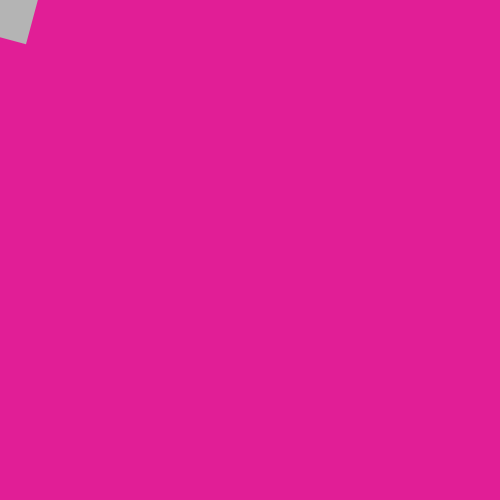
Frame 1 (no input)
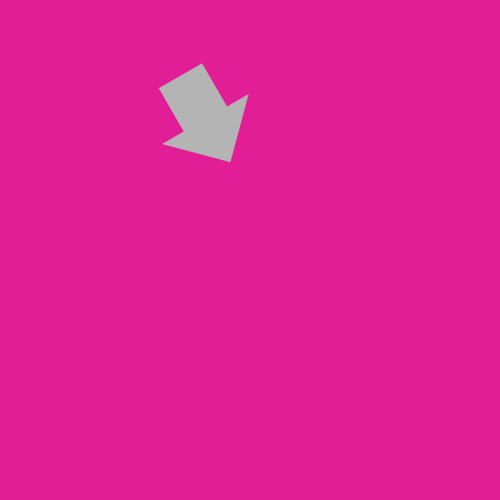
Frame 60 (no input)
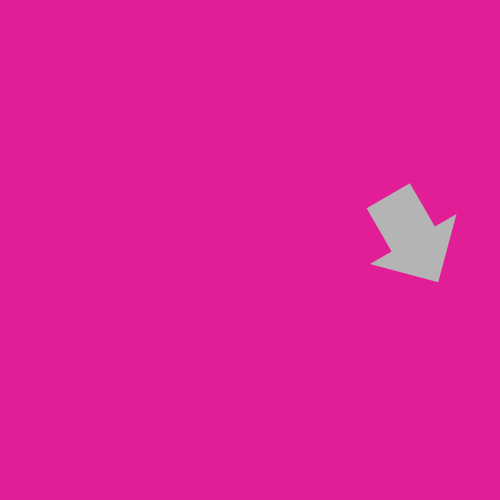
Frame 120 (the mouse pressed at the canvas centre since frame 60)

The p5.js sketch that drew these frames (run headless with seeded random() and noise() and a simulated clock; from frame 60 on, the mouse is pressed at the canvas centre):

// p5.js sketch
// ── sketch.js
let arrow, x, y, vx, vy, rotation

let screenWidth= 500
let screenHeight= 500

let speed= 4 
let angle= 60


function setup(){
    createCanvas(screenWidth, screenHeight);
    background(0);
    angleMode(DEGREES);

    arrow= new ArrowUpdated();

    arrow.x= screenWidth/screenWidth;
    arrow.y= screenHeight/screenHeight;
    arrow.c= 180;
    arrow.vx= speed*(sin(angle));
    arrow.vy= speed*(cos(angle));
    arrow.rotation= angle;

    console.log(arrow);
}

function draw(){
    background(225, 30, 150);

    arrow.drawArrow();
    arrow.moveArrow();
    arrow.rainArrow();
}
// ── ArrowUpdated.js
//Arrow class
class ArrowUpdated {
    // constructor(x, y, vx, vy, rotation) {
	constructor(x, y, vx, vy, rotation, c) {
		//x and y properties of arrow
		this.x = x;
		this.y = y;
		this.vx = vx;
		this.vy = vy;
		this.rotation = rotation;
		this.c = c;
	}
	//function to draw the arrow
	drawArrow() {
		push();
		//translate from the top left corner to x and y of object
		translate(this.x, this.y);
		//rotate by rotation value of object
		rotate(this.rotation);
        noStroke();
		fill(this.c);
        // fill(255);
		beginShape();
		vertex(-50, -25);
		vertex(0, -25);
		vertex(0, -50);
		vertex(50, 0);
		vertex(0, 50);
		vertex(0, 25);
		vertex(-50, 25);
		vertex(-50, -25);
		endShape();
		pop();
		
	}
	moveArrow()
	{
		this.x = this.x + this.vx;
		this.y = this.y + this.vy;
	}

    rainArrow(){
        if(this.x>= width){
            this.x=0;
            this.y=0;
        }
        else if(this.y>= height){
            this.y=0;
            this.x=0;
        }
    }
}
